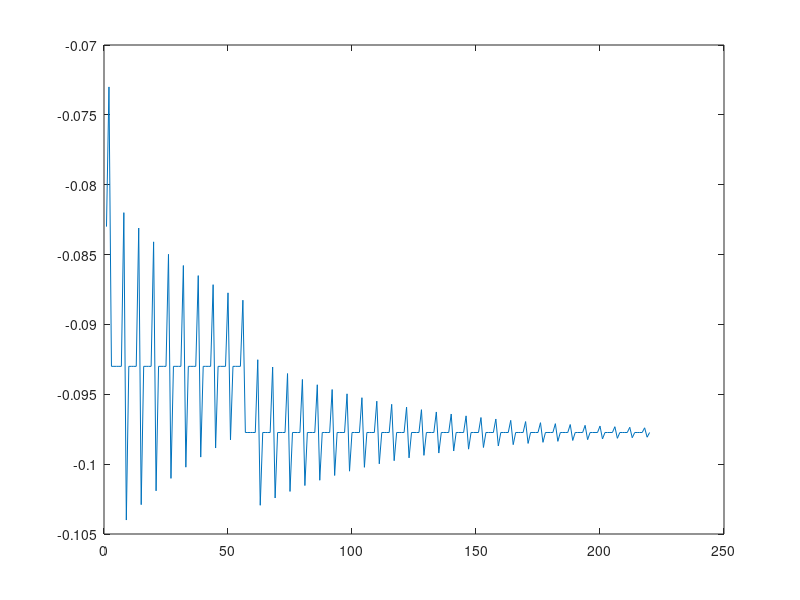
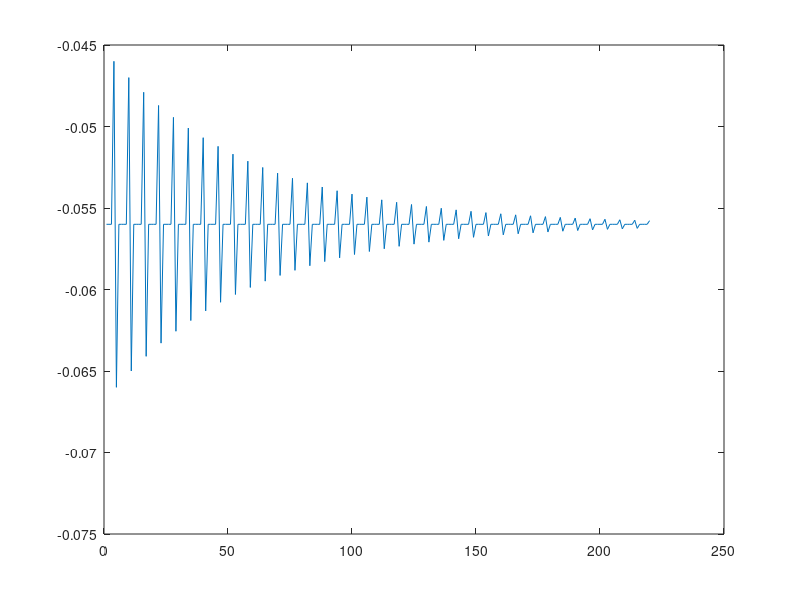
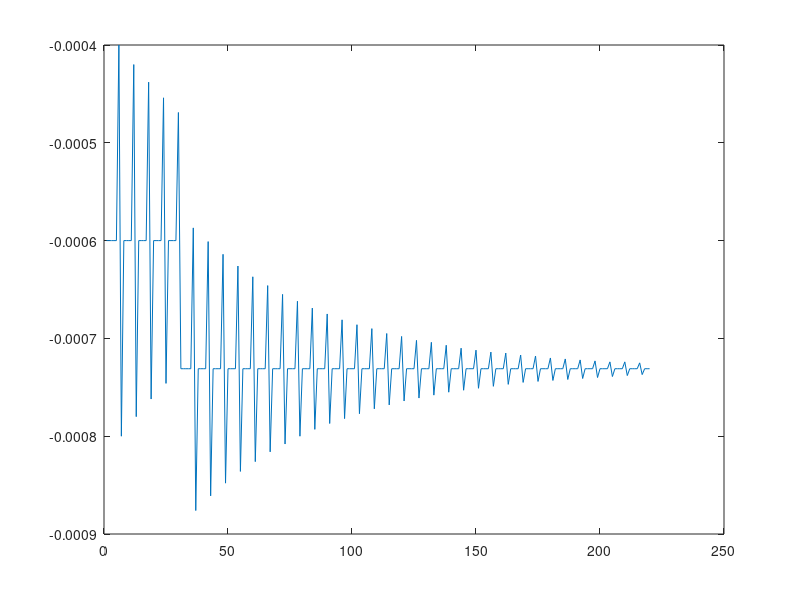
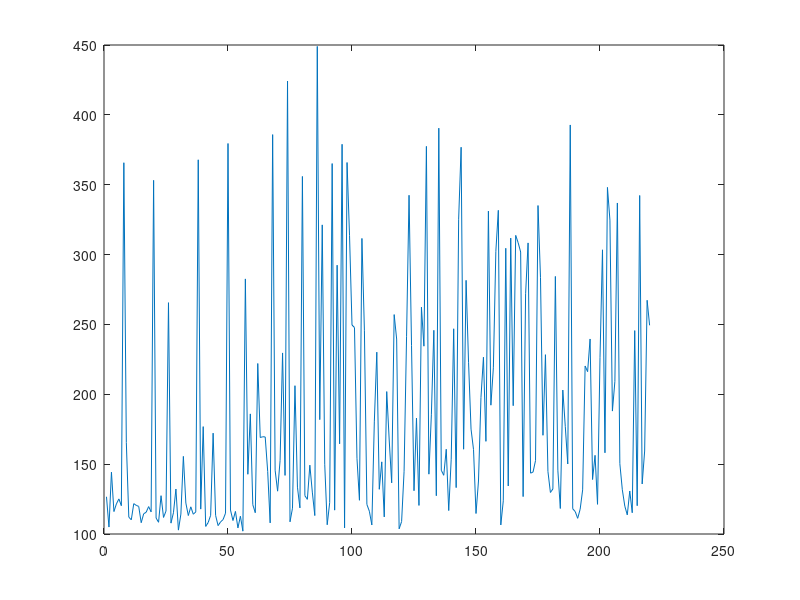

These charts were generated, in order, by the following MATLAB code:
S = importdata('twiddle-data.txt');
kp = S(:,1);
ki = S(:,2);
kd = S(:,3);
er = S(:,4);



c = {kp, ki, kd, er};

for i=1:4
    figure(i); clf;
    plot(c{i});
end

%%

figure(99); clf;
for i=1:length(kp)
    plot3(kp,ki,kd)
end

%%
figure(50); clf;


colormap('jet')
cm = colormap;
norm_er = er/max(er);
ind_er = round(er * length(cm)/max(er));
colors = cm( round(er*length(cm)/max(er)), : );

for i=1:length(kp)
    
    plot3(kp(i),ki(i),kd(i),'.','markersize',20,'color',colors(i,:))
%     if i>1
%         daspect([1 1 1]) % needed for arrow3 error.
%         arrow3([kp(i-1),ki(i-1),kd(i-1)],[kp(i),ki(i),kd(i)])
%     end

    

    hold on
end
quiver3(kp(1:end-1),ki(1:end-1),kd(1:end-1),kp(2:end)-kp(1:end-1),ki(2:end)-ki(1:end-1),kd(2:end)-kd(1:end-1))
plot3(kp,ki,kd,':','linewidth',.2,'color',[.2,.2,.2])
text(kp,ki,kd-.00001,num2str(round(er)))
    xlabel('kp'); ylabel('ki'); zlabel('kd')
    shg
    
%%

center = [...
  0 0 0
  1 1 1
  2 1 1];

r = [1 1 0.5];
d = [1 0.5 0.3];

figure;
axes;
hold on;

[xu,yu,zu] = sphere;
for ii = 1:size(center)
  x = xu*r(ii) + center(ii,1);
  y = yu*r(ii) + center(ii,2);
  z = zu*r(ii) + center(ii,3);
  c = ones(size(z))*d(ii);
  surf(x,y,z,c);
end
view(3);
axis equal;
